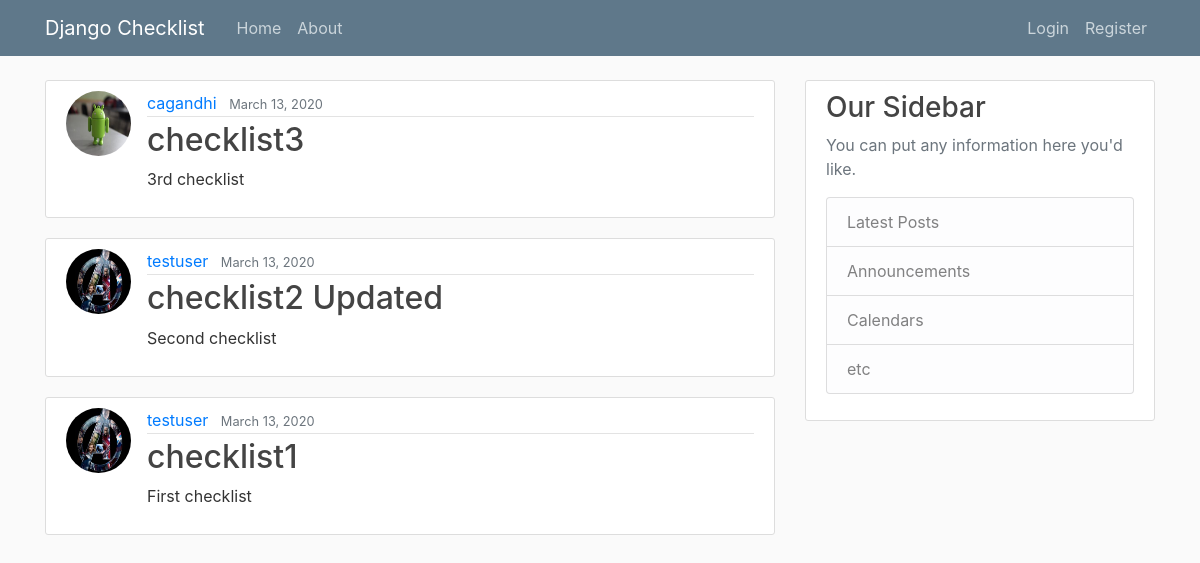
/, run on an earlier commit of the app's database.
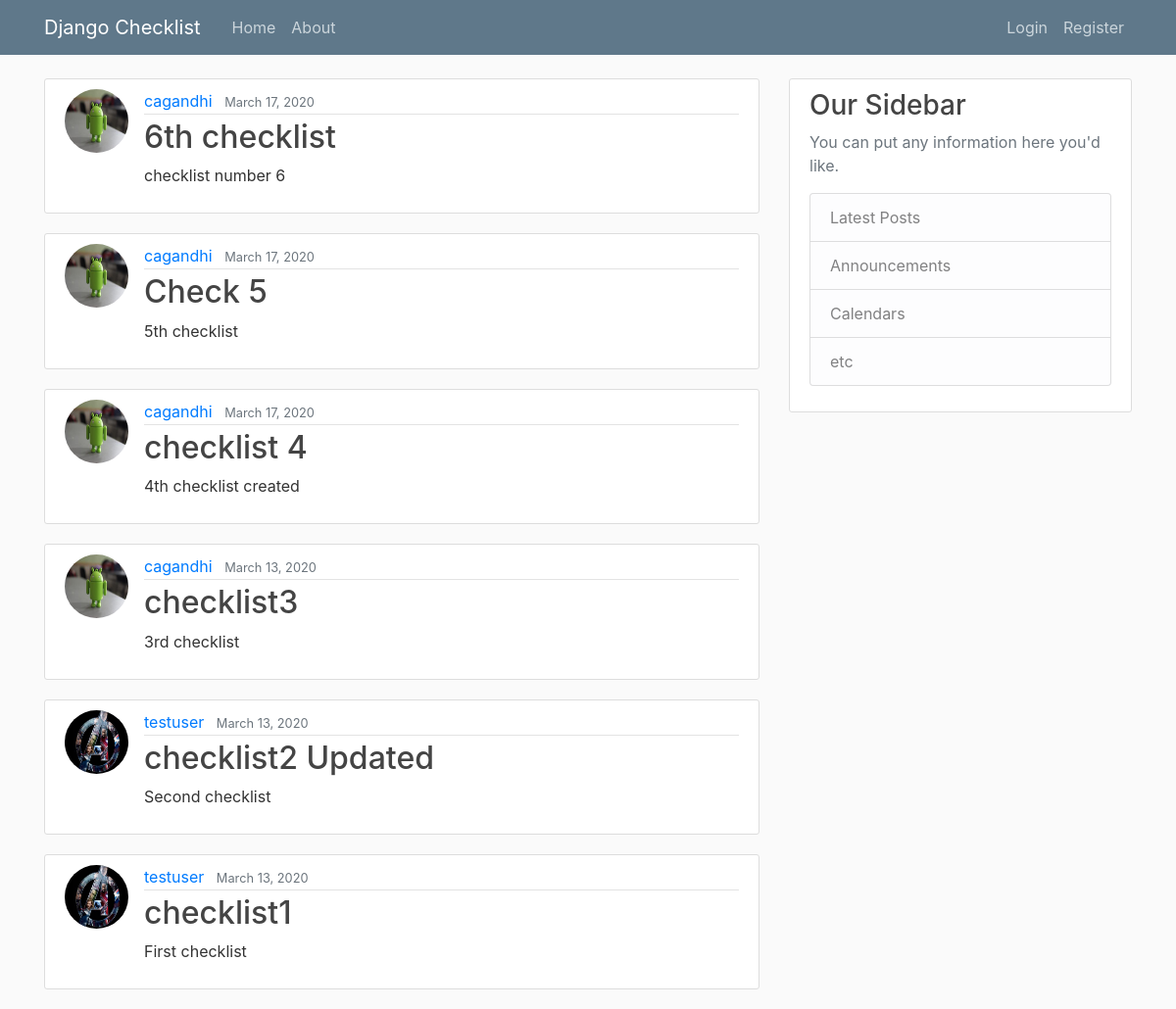
And on a later commit of the database.
### checklist/models.py (models this page shows, shortened)
class Checklist(models.Model):
	title = models.CharField(max_length=100)
	content = models.TextField()
	date_posted = models.DateTimeField(default=timezone.now)
	author = models.ForeignKey(User, on_delete = models.CASCADE)
	visibility = models.IntegerField(default=0)

### users/models.py (models this page shows, shortened)
class Profile(models.Model):
	user = models.OneToOneField(User, on_delete = models.CASCADE)
	image = models.ImageField(default='default.jpg', upload_to='profile_pics')

### checklist/views.py (the view)
# urls.py: path('', ChecklistListView.as_view(), name='checklist-home'), #path('', views.home, name='checklist-home'),
class ChecklistListView(ListView):
	model = Checklist
	template_name = 'checklist/home.html' # <app_name>/<model>_<viewtype>.html
	context_object_name = 'checklists_var'
	ordering = ['-date_posted']

### checklist/templates/checklist/home.html
{% extends "checklist/base.html" %}
{% block content %}
	{% for checklist in checklists_var %}
		<article class="media content-section">
			<img class="rounded-circle article-img" src="{{ checklist.author.profile.image.url }}">
		  <div class="media-body">
		    <div class="article-metadata">
		      <a class="mr-2" href="#">{{ checklist.author }}</a>
		      <small class="text-muted">{{ checklist.date_posted|date:'F d, Y' }}</small>
		    </div>
		    <h2><a class="article-title" href="{% url 'checklist-detail' checklist.id %}">{{ checklist.title }}</a></h2>
		    <p class="article-content">{{ checklist.content }}</p>
		  </div>
		</article>
	{% endfor %}
{% endblock %}

### checklist/templates/checklist/base.html (shortened to what this page needs)
{% load static %}
<!DOCTYPE html>
<html>
<head>
    <link rel="stylesheet" href="https://stackpath.bootstrapcdn.com/bootstrap/4.4.1/css/bootstrap.min.css">
    <link rel="stylesheet" type="text/css" href="{% static 'Checklist/main.css' %}">
</head>
<body>
	<header class="site-header">
      <nav class="navbar navbar-expand-md navbar-dark bg-steel fixed-top">
        <div class="container">
          <a class="navbar-brand mr-4" href="{% url 'checklist-home' %}">Django Checklist</a>
          <div class="collapse navbar-collapse" id="navbarToggle">
            <div class="navbar-nav mr-auto">
              <a class="nav-item nav-link" href="{% url 'checklist-home' %}">Home</a>
              <a class="nav-item nav-link" href="{% url 'checklist-about' %}">About</a>
            </div>
            <div class="navbar-nav">
              {% if user.is_authenticated %}
                <a class="nav-item nav-link" href="{% url 'checklist-mychecklist' %}">My CheckLists</a>
                <a class="nav-item nav-link" href="{% url 'profile' %}">Profile</a>
                <a class="nav-item nav-link" href="{% url 'logout' %}">Logout</a>
              {% else %}
                <a class="nav-item nav-link" href="{% url 'login' %}">Login</a>
                <a class="nav-item nav-link" href="{% url 'register' %}">Register</a>
              {% endif %}
            </div>
          </div>
        </div>
      </nav>
    </header>
	<main role="main" class="container">
      <div class="row">
        <div class="col-md-8">
          {% block content %}{% endblock %}
        </div>
        <div class="col-md-4">
          <div class="content-section">
            <h3>Our Sidebar</h3>
            <p class='text-muted'>You can put any information here you'd like.
              <ul class="list-group">
                <li class="list-group-item list-group-item-light">Latest Posts</li>
                <li class="list-group-item list-group-item-light">Announcements</li>
                <li class="list-group-item list-group-item-light">Calendars</li>
                <li class="list-group-item list-group-item-light">etc</li>
              </ul>
            </p>
          </div>
        </div>
      </div>
    </main>
</body>
</html>

### checklist/static/checklist/main.css (style rules this page uses)
body { background: #fafafa; color: #333333; margin-top: 5rem; }
h1, h2, h3, h4, h5, h6 { color: #444444; }
ul { margin: 0; }
.bg-steel { background-color: #5f788a; }
.site-header .navbar-nav .nav-link { color: #cbd5db; }
.content-section { background: #ffffff; padding: 10px 20px; border: 1px solid #dddddd; border-radius: 3px; margin-bottom: 20px; }
.article-title { color: #444444; }
.article-content { white-space: pre-line; }
.article-img { height: 65px; width: 65px; margin-right: 16px; }
.article-metadata { padding-bottom: 1px; margin-bottom: 4px; border-bottom: 1px solid #e3e3e3 }

What changed in the data, as far as the page shows it:
added Checklist: author.profile.image (picture), author "cagandhi", date_posted "March 17, 2020", title "6th checklist", content "checklist number 6"
added Checklist: author.profile.image (picture), author "cagandhi", date_posted "March 17, 2020", title "Check 5", content "5th checklist"
added Checklist: author.profile.image (picture), author "cagandhi", date_posted "March 17, 2020", title "checklist 4", content "4th checklist created"
